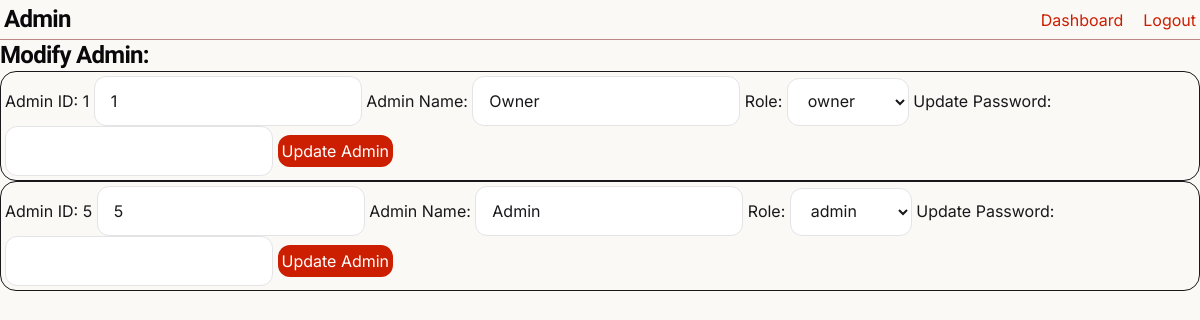
Before: /modify_admins (signed in) with the older database file.
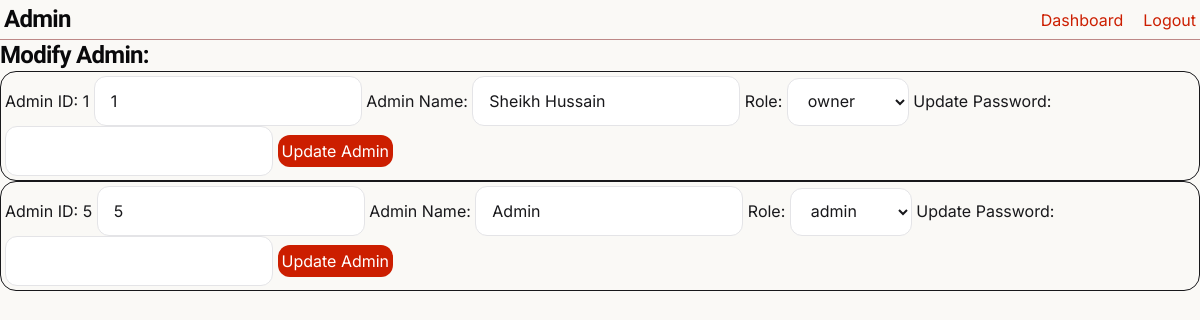
After: the same page with the newer database file.
### tables this page shows
CREATE TABLE "admins" (
	"admin_id"	INTEGER NOT NULL UNIQUE,
	"role"	TEXT NOT NULL,
	"name"	TEXT NOT NULL,
	"username"	TEXT NOT NULL,
	"password"	TEXT NOT NULL,
	"admin_created_at"	TEXT NOT NULL,
	PRIMARY KEY("admin_id" AUTOINCREMENT)
);

### app.py (the view)
@app.route("/modify_admins", methods=["GET", "POST"])
@admin_required
def modify_admins():
    message = ""
    title = "Modify Admin"
    admins = existing_admins()
    if request.method == "POST":
        admin_id = request.form.get("admin_id")
        name = request.form.get("name").title().strip()
        role = request.form.get("role").lower()
        password = request.form.get("password", "").strip()
        success, message = update_admin(admin_id, name, role, password)
    return render_template(
        "pages/admin/modify_admin.html", title=title, admins=admins, message=message
    )

### app.py (called while the page is built)
@app.after_request
def after_request(response):
    response.headers["Cache-Control"] = "no-cache, no-store, must-revalidate"
    response.headers["Expires"] = 0
    response.headers["Pragma"] = "no-cache"
    return response

### helpers.py (called while the page is built)
def connect_db():
    connection = sqlite3.connect("instance/shop.db", timeout=10)
    connection.execute("PRAGMA foreign_keys = ON")
    connection.row_factory = sqlite3.Row
    return connection

def existing_admins():
    connection = connect_db()
    cursor = connection.cursor()
    try:
        cursor.execute("""SELECT * FROM admins;""")
        admins = cursor.fetchall()
        return admins
    except Exception as e:
        print(e)
        return False
    finally:
        connection.close()

def admin_required(f):
    @wraps(f)
    def decorated_function(*args, **kwargs):
        if not session.get("admin_id"):
            return redirect(url_for("admin"))
        return f(*args, **kwargs)
    return decorated_function

### templates/pages/admin/modify_admin.html (shortened to what this page needs)
{% extends 'layout.html' %} {% block content %}
<section>
  <div>
    <h3>Modify Admin:</h3>
    {% for admin in admins %}
    <div class="flex gap-10 rounded-2xl border p-1">
      <form action="/modify_admins" method="post">
        <label for="admin_id">Admin ID: {{admin['admin_id']}} </label>
        <input type="hiden" name="admin_id" value="{{ admin['admin_id'] }}" />
        <label for="name">Admin Name:</label>
        <input name="name" type="text" value="{{ admin['name'] }}" />
        <label for="role">Role:</label>
        <select name="role">
          <option value="{{ admin['role'] }}" selected>
            {{ admin['role']}}
          </option>
        </select>
        <label for="password">Update Password:</label>
        <input name="password" type="password" />
        <button class="pbutton p-1" type="submit">Update Admin</button>
      </form>
    </div>
    {% endfor %}
  </div>
</section>
{% endblock %}

### templates/layout.html (shortened to what this page needs)
<!doctype html>
<html lang="en">
  <head>
    <link
      rel="stylesheet"
      href="{{ url_for('static', filename='css/output.css') }}"
    />
  </head>
  <body class="overflow-x-hidden">
    {% if session['admin_id'] %}
    <header>{% include 'parts/admin_header.html' %}</header>
    {% else %}
    <header>{% include 'parts/header.html' %}</header>
    {% endif %}
    <main>{% block content %}{% endblock %}</main>
  </body>
</html>

### templates/parts/admin_header.html
<div class="flex items-center justify-between border-b border-red-900/50 p-1">
  <div>
    <h3>Admin</h3>
  </div>
  <div>
    <nav>
      <ul class="flex gap-5">
        {% if session['admin_id'] %}
        <li><a href="{{ url_for('dashboard') }}">Dashboard</a></li>
        <li><a href="{{ url_for('admin_logout') }}">Logout</a></li>
        {% endif %}
      </ul>
    </nav>
  </div>
</div>

Changed rows visible on the page:
changed admins "owner": name "Owner" → "Sheikh Hussain"
